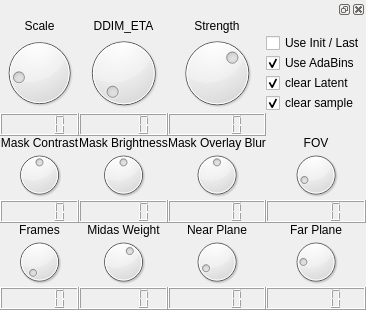
<?xml version="1.0" encoding="UTF-8"?>
<ui version="4.0">
 <class>Form</class>
 <widget class="QWidget" name="Form">
  <property name="geometry">
   <rect>
    <x>0</x>
    <y>0</y>
    <width>296</width>
    <height>308</height>
   </rect>
  </property>
  <property name="windowTitle">
   <string>Form</string>
  </property>
  <layout class="QVBoxLayout" name="verticalLayout">
   <property name="spacing">
    <number>0</number>
   </property>
   <property name="leftMargin">
    <number>0</number>
   </property>
   <property name="topMargin">
    <number>0</number>
   </property>
   <property name="rightMargin">
    <number>0</number>
   </property>
   <property name="bottomMargin">
    <number>0</number>
   </property>
   <item>
    <widget class="QDockWidget" name="dockWidget">
     <widget class="QWidget" name="dockWidgetContents">
      <layout class="QVBoxLayout" name="verticalLayout_2">
       <property name="spacing">
        <number>0</number>
       </property>
       <property name="leftMargin">
        <number>0</number>
       </property>
       <property name="topMargin">
        <number>0</number>
       </property>
       <property name="rightMargin">
        <number>0</number>
       </property>
       <property name="bottomMargin">
        <number>0</number>
       </property>
       <item>
        <layout class="QGridLayout" name="gridLayout_2">
         <property name="spacing">
          <number>0</number>
         </property>
         <item row="0" column="0">
          <widget class="QLabel" name="label">
           <property name="text">
            <string>Scale</string>
           </property>
           <property name="alignment">
            <set>Qt::AlignBottom|Qt::AlignHCenter</set>
           </property>
          </widget>
         </item>
         <item row="0" column="1">
          <widget class="QLabel" name="label_2">
           <property name="text">
            <string>DDIM_ETA</string>
           </property>
           <property name="alignment">
            <set>Qt::AlignBottom|Qt::AlignHCenter</set>
           </property>
          </widget>
         </item>
         <item row="0" column="2">
          <widget class="QLabel" name="label_3">
           <property name="text">
            <string>Strength</string>
           </property>
           <property name="alignment">
            <set>Qt::AlignBottom|Qt::AlignHCenter</set>
           </property>
          </widget>
         </item>
         <item row="1" column="0">
          <widget class="QDial" name="scale">
           <property name="maximum">
            <number>50</number>
           </property>
           <property name="value">
            <number>8</number>
           </property>
          </widget>
         </item>
         <item row="1" column="1">
          <widget class="QDial" name="ddim_eta">
           <property name="maximum">
            <number>100</number>
           </property>
          </widget>
         </item>
         <item row="1" column="2">
          <widget class="QDial" name="strength">
           <property name="maximum">
            <number>100</number>
           </property>
           <property name="value">
            <number>65</number>
           </property>
          </widget>
         </item>
         <item row="2" column="0">
          <widget class="QLCDNumber" name="lcdNumber"/>
         </item>
         <item row="2" column="1">
          <widget class="QLCDNumber" name="lcdNumber_2"/>
         </item>
         <item row="2" column="2">
          <widget class="QLCDNumber" name="lcdNumber_3"/>
         </item>
         <item row="3" column="0">
          <widget class="QLabel" name="label_6">
           <property name="text">
            <string>Mask Contrast</string>
           </property>
           <property name="alignment">
            <set>Qt::AlignBottom|Qt::AlignHCenter</set>
           </property>
          </widget>
         </item>
         <item row="3" column="1">
          <widget class="QLabel" name="label_7">
           <property name="text">
            <string>Mask Brightness</string>
           </property>
           <property name="alignment">
            <set>Qt::AlignBottom|Qt::AlignHCenter</set>
           </property>
          </widget>
         </item>
         <item row="3" column="2">
          <widget class="QLabel" name="label_8">
           <property name="text">
            <string>Mask Overlay Blur</string>
           </property>
           <property name="alignment">
            <set>Qt::AlignBottom|Qt::AlignHCenter</set>
           </property>
          </widget>
         </item>
         <item row="3" column="3">
          <widget class="QLabel" name="label_9">
           <property name="text">
            <string>FOV</string>
           </property>
           <property name="alignment">
            <set>Qt::AlignBottom|Qt::AlignHCenter</set>
           </property>
          </widget>
         </item>
         <item row="4" column="0">
          <widget class="QDial" name="mask_contrast">
           <property name="maximum">
            <number>200</number>
           </property>
           <property name="value">
            <number>100</number>
           </property>
          </widget>
         </item>
         <item row="4" column="1">
          <widget class="QDial" name="mask_brightness">
           <property name="maximum">
            <number>200</number>
           </property>
           <property name="value">
            <number>100</number>
           </property>
          </widget>
         </item>
         <item row="4" column="2">
          <widget class="QDial" name="mask_blur">
           <property name="maximum">
            <number>200</number>
           </property>
           <property name="value">
            <number>100</number>
           </property>
          </widget>
         </item>
         <item row="4" column="3">
          <widget class="QDial" name="fov">
           <property name="minimum">
            <number>30</number>
           </property>
           <property name="maximum">
            <number>360</number>
           </property>
           <property name="value">
            <number>70</number>
           </property>
          </widget>
         </item>
         <item row="5" column="0">
          <widget class="QLCDNumber" name="lcdNumber_8"/>
         </item>
         <item row="5" column="1">
          <widget class="QLCDNumber" name="lcdNumber_7"/>
         </item>
         <item row="5" column="2">
          <widget class="QLCDNumber" name="lcdNumber_6"/>
         </item>
         <item row="5" column="3">
          <widget class="QLCDNumber" name="lcdNumber_5"/>
         </item>
         <item row="6" column="0">
          <widget class="QLabel" name="label_10">
           <property name="text">
            <string>Frames</string>
           </property>
           <property name="alignment">
            <set>Qt::AlignBottom|Qt::AlignHCenter</set>
           </property>
          </widget>
         </item>
         <item row="6" column="1">
          <widget class="QLabel" name="label_11">
           <property name="text">
            <string>Midas Weight</string>
           </property>
           <property name="alignment">
            <set>Qt::AlignBottom|Qt::AlignHCenter</set>
           </property>
          </widget>
         </item>
         <item row="6" column="2">
          <widget class="QLabel" name="label_12">
           <property name="text">
            <string>Near Plane</string>
           </property>
           <property name="alignment">
            <set>Qt::AlignBottom|Qt::AlignHCenter</set>
           </property>
          </widget>
         </item>
         <item row="6" column="3">
          <widget class="QLabel" name="label_13">
           <property name="text">
            <string>Far Plane</string>
           </property>
           <property name="alignment">
            <set>Qt::AlignBottom|Qt::AlignHCenter</set>
           </property>
          </widget>
         </item>
         <item row="7" column="0">
          <widget class="QDial" name="frames">
           <property name="minimum">
            <number>1</number>
           </property>
           <property name="maximum">
            <number>2500</number>
           </property>
           <property name="value">
            <number>5</number>
           </property>
          </widget>
         </item>
         <item row="7" column="1">
          <widget class="QDial" name="midas_weight">
           <property name="maximum">
            <number>100</number>
           </property>
           <property name="value">
            <number>60</number>
           </property>
          </widget>
         </item>
         <item row="7" column="2">
          <widget class="QDial" name="near_plane">
           <property name="maximum">
            <number>2000</number>
           </property>
           <property name="value">
            <number>200</number>
           </property>
          </widget>
         </item>
         <item row="7" column="3">
          <widget class="QDial" name="far_plane">
           <property name="maximum">
            <number>10000</number>
           </property>
           <property name="value">
            <number>2000</number>
           </property>
          </widget>
         </item>
         <item row="8" column="0">
          <widget class="QLCDNumber" name="lcdNumber_9"/>
         </item>
         <item row="8" column="1">
          <widget class="QLCDNumber" name="lcdNumber_10"/>
         </item>
         <item row="8" column="2">
          <widget class="QLCDNumber" name="lcdNumber_11"/>
         </item>
         <item row="8" column="3">
          <widget class="QLCDNumber" name="lcdNumber_12"/>
         </item>
         <item row="9" column="0">
          <spacer name="verticalSpacer">
           <property name="orientation">
            <enum>Qt::Vertical</enum>
           </property>
           <property name="sizeHint" stdset="0">
            <size>
             <width>20</width>
             <height>40</height>
            </size>
           </property>
          </spacer>
         </item>
         <item row="9" column="1">
          <spacer name="verticalSpacer_2">
           <property name="orientation">
            <enum>Qt::Vertical</enum>
           </property>
           <property name="sizeHint" stdset="0">
            <size>
             <width>20</width>
             <height>40</height>
            </size>
           </property>
          </spacer>
         </item>
         <item row="9" column="2">
          <spacer name="verticalSpacer_3">
           <property name="orientation">
            <enum>Qt::Vertical</enum>
           </property>
           <property name="sizeHint" stdset="0">
            <size>
             <width>20</width>
             <height>40</height>
            </size>
           </property>
          </spacer>
         </item>
         <item row="9" column="3">
          <spacer name="verticalSpacer_4">
           <property name="orientation">
            <enum>Qt::Vertical</enum>
           </property>
           <property name="sizeHint" stdset="0">
            <size>
             <width>20</width>
             <height>40</height>
            </size>
           </property>
          </spacer>
         </item>
         <item row="1" column="3">
          <layout class="QVBoxLayout" name="verticalLayout_3">
           <item>
            <widget class="QCheckBox" name="useInit">
             <property name="text">
              <string>Use Init / Last</string>
             </property>
            </widget>
           </item>
           <item>
            <widget class="QCheckBox" name="adabins">
             <property name="text">
              <string>Use AdaBins</string>
             </property>
             <property name="checked">
              <bool>true</bool>
             </property>
            </widget>
           </item>
           <item>
            <widget class="QCheckBox" name="clearLatent">
             <property name="text">
              <string>clear Latent</string>
             </property>
             <property name="checked">
              <bool>true</bool>
             </property>
            </widget>
           </item>
           <item>
            <widget class="QCheckBox" name="clearSample">
             <property name="text">
              <string>clear sample</string>
             </property>
             <property name="checked">
              <bool>true</bool>
             </property>
            </widget>
           </item>
          </layout>
         </item>
        </layout>
       </item>
      </layout>
     </widget>
    </widget>
   </item>
  </layout>
 </widget>
 <resources/>
 <connections>
  <connection>
   <sender>scale</sender>
   <signal>valueChanged(int)</signal>
   <receiver>lcdNumber</receiver>
   <slot>display(int)</slot>
   <hints>
    <hint type="sourcelabel">
     <x>37</x>
     <y>60</y>
    </hint>
    <hint type="destinationlabel">
     <x>37</x>
     <y>105</y>
    </hint>
   </hints>
  </connection>
  <connection>
   <sender>ddim_eta</sender>
   <signal>valueChanged(int)</signal>
   <receiver>lcdNumber_2</receiver>
   <slot>display(int)</slot>
   <hints>
    <hint type="sourcelabel">
     <x>110</x>
     <y>60</y>
    </hint>
    <hint type="destinationlabel">
     <x>110</x>
     <y>105</y>
    </hint>
   </hints>
  </connection>
  <connection>
   <sender>strength</sender>
   <signal>valueChanged(int)</signal>
   <receiver>lcdNumber_3</receiver>
   <slot>display(int)</slot>
   <hints>
    <hint type="sourcelabel">
     <x>183</x>
     <y>60</y>
    </hint>
    <hint type="destinationlabel">
     <x>183</x>
     <y>105</y>
    </hint>
   </hints>
  </connection>
  <connection>
   <sender>mask_contrast</sender>
   <signal>valueChanged(int)</signal>
   <receiver>lcdNumber_8</receiver>
   <slot>display(int)</slot>
   <hints>
    <hint type="sourcelabel">
     <x>37</x>
     <y>160</y>
    </hint>
    <hint type="destinationlabel">
     <x>35</x>
     <y>211</y>
    </hint>
   </hints>
  </connection>
  <connection>
   <sender>mask_brightness</sender>
   <signal>valueChanged(int)</signal>
   <receiver>lcdNumber_7</receiver>
   <slot>display(int)</slot>
   <hints>
    <hint type="sourcelabel">
     <x>110</x>
     <y>160</y>
    </hint>
    <hint type="destinationlabel">
     <x>108</x>
     <y>211</y>
    </hint>
   </hints>
  </connection>
  <connection>
   <sender>mask_blur</sender>
   <signal>valueChanged(int)</signal>
   <receiver>lcdNumber_6</receiver>
   <slot>display(int)</slot>
   <hints>
    <hint type="sourcelabel">
     <x>183</x>
     <y>160</y>
    </hint>
    <hint type="destinationlabel">
     <x>189</x>
     <y>211</y>
    </hint>
   </hints>
  </connection>
  <connection>
   <sender>fov</sender>
   <signal>valueChanged(int)</signal>
   <receiver>lcdNumber_5</receiver>
   <slot>display(int)</slot>
   <hints>
    <hint type="sourcelabel">
     <x>278</x>
     <y>168</y>
    </hint>
    <hint type="destinationlabel">
     <x>278</x>
     <y>211</y>
    </hint>
   </hints>
  </connection>
  <connection>
   <sender>frames</sender>
   <signal>valueChanged(int)</signal>
   <receiver>lcdNumber_9</receiver>
   <slot>display(int)</slot>
   <hints>
    <hint type="sourcelabel">
     <x>35</x>
     <y>267</y>
    </hint>
    <hint type="destinationlabel">
     <x>35</x>
     <y>311</y>
    </hint>
   </hints>
  </connection>
  <connection>
   <sender>far_plane</sender>
   <signal>valueChanged(int)</signal>
   <receiver>lcdNumber_12</receiver>
   <slot>display(int)</slot>
   <hints>
    <hint type="sourcelabel">
     <x>257</x>
     <y>253</y>
    </hint>
    <hint type="destinationlabel">
     <x>257</x>
     <y>295</y>
    </hint>
   </hints>
  </connection>
  <connection>
   <sender>near_plane</sender>
   <signal>valueChanged(int)</signal>
   <receiver>lcdNumber_11</receiver>
   <slot>display(int)</slot>
   <hints>
    <hint type="sourcelabel">
     <x>184</x>
     <y>253</y>
    </hint>
    <hint type="destinationlabel">
     <x>184</x>
     <y>295</y>
    </hint>
   </hints>
  </connection>
 </connections>
</ui>
